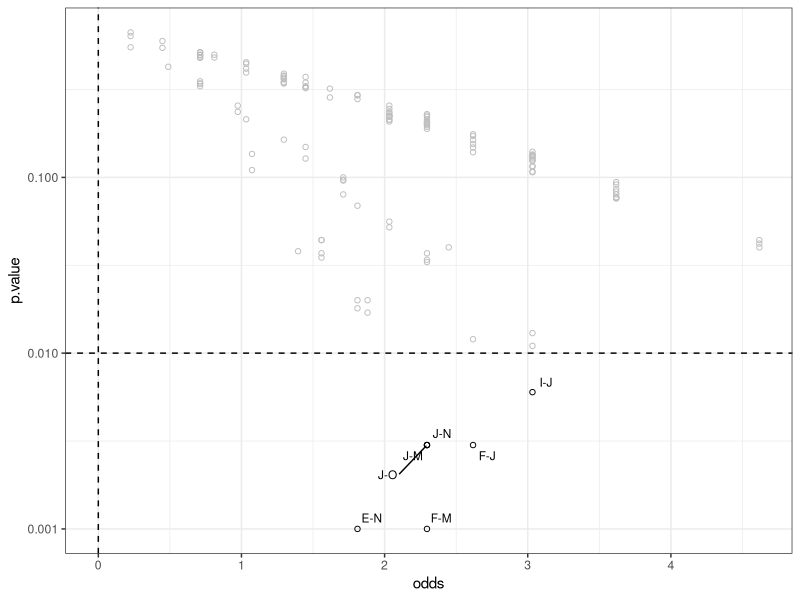

The R source for this figure:
######################
#  vocano plot for tick data
#  with permutation test 
######################
library(tidyverse)
library(readxl)
library(ggrepel)
setwd("../Dropbox/ag-div/")
#setwd("/Users/lai/Dropbox/ag-div/")
tick.ind <- read_xlsx("data/Sup-data-master-copy.xlsx", sheet = 1)
tick.nym <- filter(tick.ind, stage=='nymph')
#tick.adt <- filter(tick.ind, stage!='nymph')
#tick.cts <- tick.nym[,1:20]
#tick.cts <- tick.adt[,1:20]

tick.ind <- tick.nym # using only nymphs

# select 17 most common alleles
tick.cts <- tick.ind %>% select(c(2,3,5,7:20)) 

# shuffle 1/0 within by columns
tick.mix <- lapply(1:1000, function(i) {apply(tick.cts, 2, function(x) sample(x)) }) 
freq <- apply(tick.cts, 2, sum)

pair.total <- 0;
for(i in 1:(ncol(tick.cts)-1)) { # for allle i
  freq.i <- freq[i];
  for(j in (i+1):ncol(tick.cts)) { # for allele j
    freq.j <- freq[j]
    pair.total <- pair.total +  length(which(tick.cts[,i]==1 & tick.cts[,j]==1));
  }
}

out <- vector("list")
item <- 1
for(i in 1:(ncol(tick.cts)-1)) { # for allle i
  freq.i <- freq[i];
  for(j in (i+1):ncol(tick.cts)) { # for allele j
    freq.j <- freq[j]
    ob.cts <- length(which(tick.cts[,i]==1 & tick.cts[,j]==1));# num of obs pairs
    ob.cts <- ifelse(ob.cts > 0, ob.cts, 1); # avoid zero counts
    exp.cts <- freq.i /sum(freq) * freq.j / sum(freq) * pair.total;
    sim.cts <- unlist(lapply(tick.mix, function(x) length(which(x[,i]==1 & x[,j]==1)))); # num of sim pairs
    p.lower <- length(which(sim.cts<=ob.cts))/1000;
    p.lower <- ifelse(p.lower > 0, p.lower, 1/1000);
    p.upper <- length(which(sim.cts>=ob.cts))/1000;
    p.upper <- ifelse(p.upper > 0, p.upper, 1/1000);
    out[[item]] <- tibble(ale.1 = colnames(tick.cts)[i], ale.2 = colnames(tick.cts)[j], odds =log2(ob.cts)-log2(exp.cts), p.value = ifelse(ob.cts > exp.cts, p.upper, p.lower));
    item <- item + 1
  }
}

out.df <- bind_rows(out)
out.df <- mutate(out.df, pair = paste(ale.1, ale.2, sep="-"))
#write.table(out.df[,3:5], "tick-pair.tsv", quote=F, col.names = F, row.names = F, sep="\t")
out.df <- mutate(out.df, class = ifelse(p.value <= 0.01, "sig", "ns"))

ggplot(data = out.df, aes(x=odds, y=p.value, color = class)) + geom_point(shape=1) + geom_vline(xintercept = 0, linetype=2) + scale_y_log10() + geom_text_repel(data = subset(out.df, class == "sig"), aes(label = pair), size = 3) + scale_color_manual(breaks=c("sig", "ns"), values = c("black", "gray")) + geom_hline(yintercept = 0.01, linetype=2) + theme_bw() + theme(legend.position = "none")
